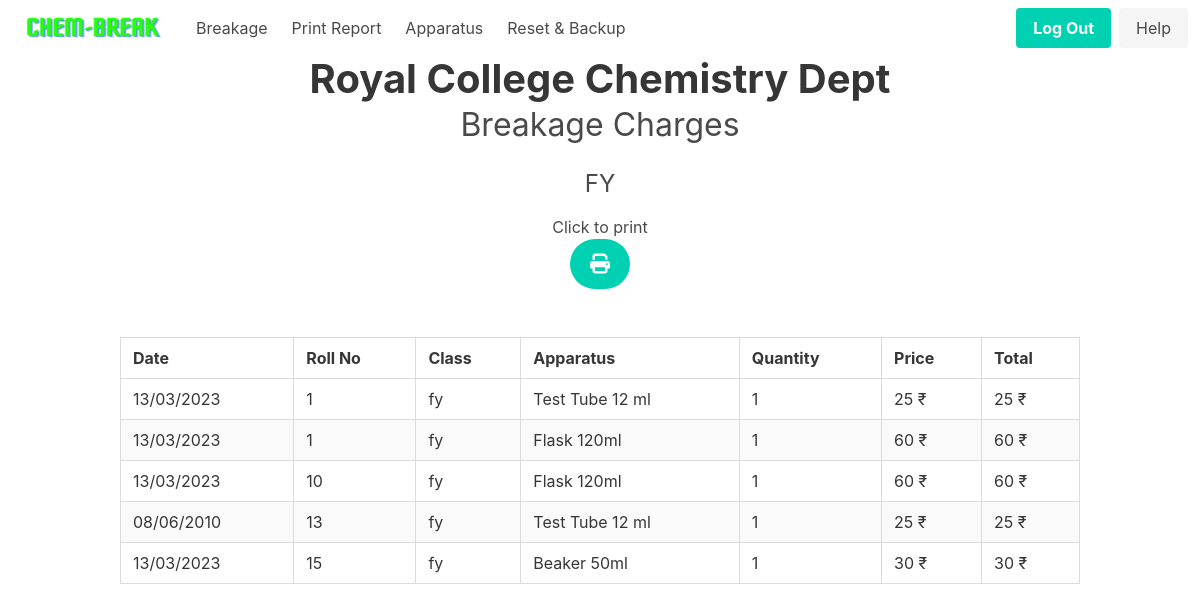
/test/home/records/fy (signed in), run on the app's committed database.
### app/models.py (models this page shows, shortened)
class Student(db.Model):
    __tablename__ = "student"
    id = db.Column(db.Integer, primary_key=True)
    unique_id = db.Column(db.String(100), unique=True, nullable=False)
    roll_no = db.Column(db.String(10), nullable=False)
    class_ = db.Column(db.String(10), nullable=False)
    section = db.Column(db.String(10), nullable=False, default="Chemistry")
    total_amount = db.relationship('Bank', backref='student', lazy=True)

### app/routes.py (the view)
@main.route("/test/home/records/<string:class_name>")
@login_required
def test_class_records(class_name):
    valid_classes = ['fy', 'sy', 'ty']
    if class_name.lower() not in valid_classes:
        abort(404)
    class_students = Student.query.filter_by(class_=class_name.lower()).all()
    view_records = []
    for student in class_students:
        breakages = Breakage.query.join(Apparatus).filter(
            and_(Breakage.student_unique_id == student.unique_id)).all()
        for breakage in breakages:
            view_record = ViewRecord(
                date=breakage.date.strftime('%d/%m/%Y'),
                roll_no=student.roll_no,
                class_=student.class_,
                section=student.section,
                apparatus=breakage.apparatus.name + " " + breakage.apparatus.size,
                quantity=breakage.quantity,
                price=breakage.apparatus.price,
                total_ammount=breakage.quantity * breakage.apparatus.price
            )
            view_records.append(view_record)
    sorted_records = sorted(view_records, key=lambda x: x.roll_no)
    return render_template('class_records.html', records=sorted_records, class_name=class_name.upper())

### app/__init__.py (called while the page is built)
def create_app(config=None):
    app = Flask(__name__)
    if config:
        app.config.from_object(config)
    db.init_app(app)
    login_manager = LoginManager()
    login_manager.login_view = 'auth.login'
    login_manager.init_app(app)
    with app.app_context():
        from app.models import User, Breakage, Student, Apparatus, Record, Bank
        db.create_all()
    from app.models import User
    @login_manager.user_loader
    def load_user(user_id):
        return User.query.get(int(user_id))
    from .auth import auth as auth_blueprint
    app.register_blueprint(auth_blueprint)
    from .routes import main as main_blueprint
    app.register_blueprint(main_blueprint)
    return app

### app/templates/class_records.html (shortened to what this page needs)
{% extends 'nav_base.html' %}
{% block content %}
<div class="container">
    <div class="columns is-vcentered is-center">
        <div class="column">
            <h1 class="title is-2 has-text-centered has-text-weight-bold">Royal College Chemistry Dept</h1>
            <h2 class="subtitle is-3 has-text-centered">Breakage Charges</h2>
            <h3 class="subtitle is-4 has-text-centered">{{ class_name }}</h3>
        </div>
    </div>
</div>
<div class="has-text-centered no-print mt-4">
    <h2>Click to print</h2>
    <a class="button is-primary is-medium is-rounded is-fixed-bottom-right" href="#"
        onclick="window.print(); return false;">
        <span class="icon">
            <i class="fas fa-print"></i>
        </span>
    </a>
</div>
<div class="container mt-6">
    <table class="table is-bordered is-striped is-hoverable is-fullwidth">
        <thead>
            <tr>
                <th>Date</th>
                <th>Roll No</th>
                <th>Class</th>
                <th>Apparatus</th>
                <th>Quantity</th>
                <th>Price</th>
                <th>Total</th>
            </tr>
        </thead>
        <tbody>
            {% for record in records %}
            <tr>
                <td>{{ record.date }}</td>
                <td>{{ record.roll_no }}</td>
                <td>{{ record.class_ }}</td>
                <td>{{ record.apparatus }}</td>
                <td>{{ record.quantity }}</td>
                <td>{{ record.price }} ₹</td>
                <td>{{ record.total_ammount }} ₹</td>
            </tr>
            {% endfor %}
        </tbody>
    </table>
</div>
{% endblock %}

### data on the page
Student: date "13/03/2023", roll_no "1", class_ "fy", apparatus "Test Tube 12 ml", quantity "1", price "25", total_ammount "25", apparatus "Flask 120ml", price "60", total_ammount "60"
Student: date "13/03/2023", roll_no "10", class_ "fy", apparatus "Flask 120ml", quantity "1", price "60", total_ammount "60"
Student: date "08/06/2010", roll_no "13", class_ "fy", apparatus "Test Tube 12 ml", quantity "1", price "25", total_ammount "25"
Student: date "13/03/2023", roll_no "15", class_ "fy", apparatus "Beaker 50ml", quantity "1", price "30", total_ammount "30"

### other printed values
{{ class_name }} "FY"
